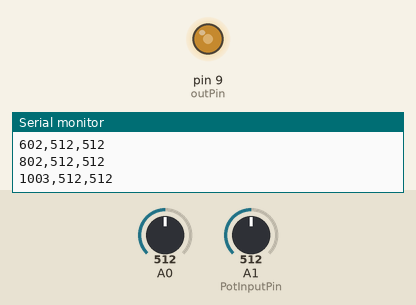
A sketch run on a simulated Arduino Uno, built with avr-gcc and run on an emulated ATmega328P. On the bench: output pins drawn as LEDs (lit = HIGH), the last lines printed to the serial monitor. Inputs (shaded band) come from the test bench; at power-on: A1 (PotInputPin) = 512, A0 = 512.

Above: at 1.2 s.
1.3 s: A1 (PotInputPin) set to 716
At 2.5 s:
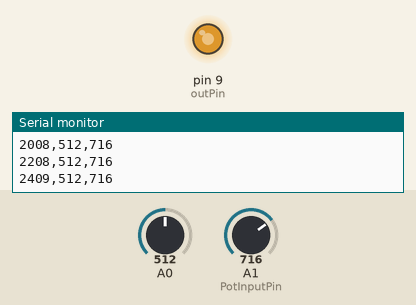
2.9 s: A1 (PotInputPin) set to 900
At 3.9 s:
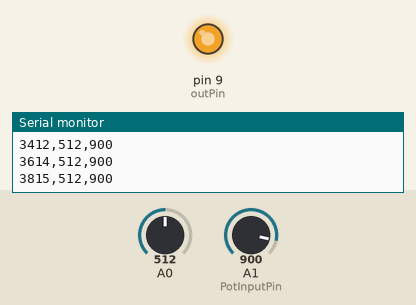
4.5 s: A1 (PotInputPin) set to 122
At 5.4 s:
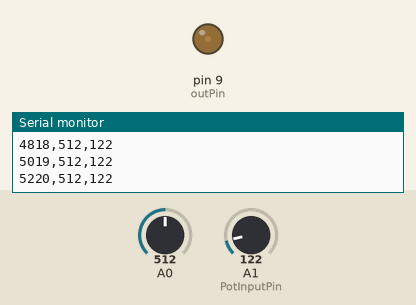
6.1 s: A1 (PotInputPin) set to 0
At 6.9 s:
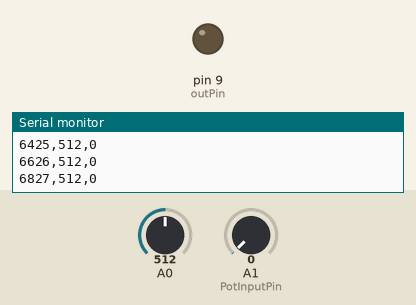
7.7 s: A1 (PotInputPin) set to 511
At 8.3 s:
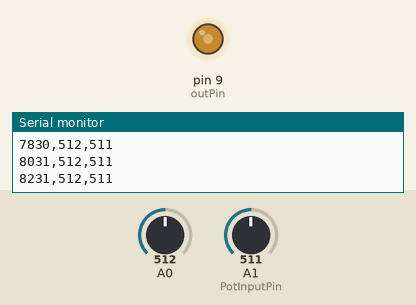
Timing chart, 0 to 10.3 s (numbered marks = the images above; inputs shaded):
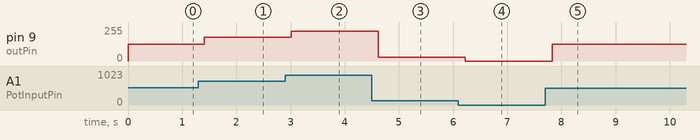

Measured:
- after the input at 1.3 s, pin 9 (outPin): 127/255 → 178/255 after 0.11 s
- after the input at 2.9 s, pin 9 (outPin): 178/255 → 224/255 after 0.11 s
- after the input at 4.5 s, pin 9 (outPin): 224/255 → 30/255 after 0.12 s
- after the input at 6.1 s, pin 9 (outPin): 30/255 → 0/255 after 0.13 s
- after the input at 7.7 s, pin 9 (outPin): 0/255 → 127/255 after 0.13 s

The sketch:

arduino_code.ino
```cpp
/* LED BRIGHTNESS CONTROL */

// our potentiometer will go to Analog Input 1
const int PotInputPin = A1;

// our digital PWN output is set to Digital Out 9
const int outPin = 9;

// we start with an output of 0 and declare this variable as an integer
int outputLevel=0;

void setup() {
    //define the pin mode for the digital output
    pinMode(outPin, OUTPUT);
    Serial.begin(9600);
}

void loop() {
    int sensorValue = analogRead(A0);
    int potValue = analogRead(A1);

    // use the map() function to scale the potentiometer input from 0-1023 to 0-255
    outputLevel = map(potValue,0,1023,0,255);

    // write the outputLevel variable to our digital output pin
    analogWrite(outPin, outputLevel);

    Serial.print(millis());
    Serial.print(',');
    Serial.print(sensorValue);
    Serial.print(',');
    Serial.println(potValue);
    delay(200);
}
```
